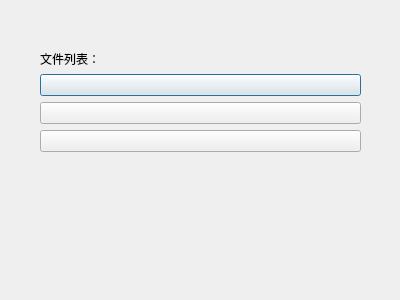
<?xml version="1.0" encoding="UTF-8"?>
<ui version="4.0">
 <class>noraFilePathListDialog</class>
 <widget class="QDialog" name="noraFilePathListDialog">
  <property name="geometry">
   <rect>
    <x>0</x>
    <y>0</y>
    <width>400</width>
    <height>300</height>
   </rect>
  </property>
  <property name="windowTitle">
   <string>Dialog</string>
  </property>
  <widget class="QWidget" name="verticalLayoutWidget">
   <property name="geometry">
    <rect>
     <x>40</x>
     <y>50</y>
     <width>321</width>
     <height>191</height>
    </rect>
   </property>
   <layout class="QVBoxLayout" name="fileListVerticalLayout">
    <item>
     <widget class="QLabel" name="label">
      <property name="text">
       <string>文件列表：</string>
      </property>
     </widget>
    </item>
    <item>
     <layout class="QHBoxLayout" name="horizontalLayout">
      <item>
       <layout class="QVBoxLayout" name="listVerticalLayout"/>
      </item>
      <item>
       <layout class="QVBoxLayout" name="verticalLayout_2">
        <item>
         <widget class="QPushButton" name="addPushButton">
          <property name="text">
           <string/>
          </property>
         </widget>
        </item>
        <item>
         <widget class="QPushButton" name="removePushButton">
          <property name="text">
           <string/>
          </property>
         </widget>
        </item>
        <item>
         <widget class="QPushButton" name="clearPushButton">
          <property name="text">
           <string/>
          </property>
         </widget>
        </item>
        <item>
         <spacer name="verticalSpacer">
          <property name="orientation">
           <enum>Qt::Vertical</enum>
          </property>
          <property name="sizeHint" stdset="0">
           <size>
            <width>20</width>
            <height>40</height>
           </size>
          </property>
         </spacer>
        </item>
       </layout>
      </item>
     </layout>
    </item>
   </layout>
  </widget>
 </widget>
 <resources/>
 <connections/>
</ui>
